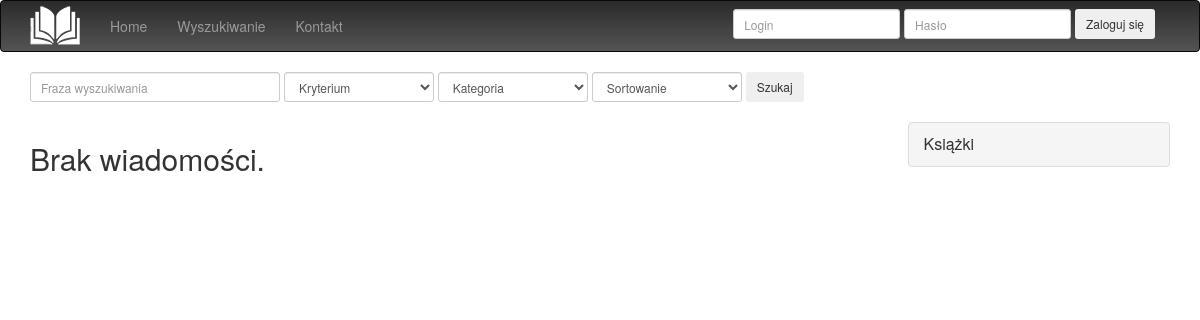
Before: / with the older database file.
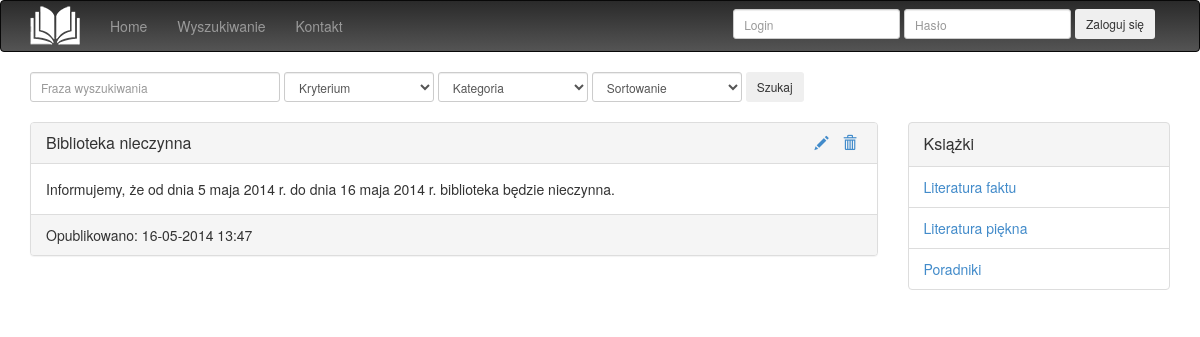
After: the same page with the newer database file.
### bibliotheca/models.py (models this page shows)
class News(models.Model):
    title = models.CharField(max_length=255)
    creation_date = models.DateTimeField('Data utworzenia')
    modification_date = models.DateTimeField('Data modyfikacji', null=True, blank=True)
    text_body = models.TextField()

class Categories(models.Model):
    name = models.CharField(max_length=255)
    top_category_id = models.IntegerField(null=True, blank=True)
    is_main_category = models.BooleanField(default=True)

### bibliotheca/views.py (the view)
# urls.py: url(r'^$', views.NewsView.as_view(), name='index'),
class NewsView(View):
    template = 'news.html'
    def get(self, request, *args, **kwargs):
        latest_news = News.objects.order_by('-creation_date')
        context = {
            'latest_news' : latest_news
        }
        return render(request,self.template, context)

### bibliotheca/templatetags/categories.py (called while the page is built)
@register.inclusion_tag('categories.html')
def get_main_categories():
    cats = Categories.objects.filter(is_main_category = True)
    return {'cats' : cats}

### templates/news.html
{% extends "base.html" %}
{% block content %}
    {%  if latest_news %}
        {%  for news in latest_news %}
    <div class="panel panel-default">
		<div class="panel-heading">
			<h1 class="panel-title" style="display: inline;">{{ news.title }}</h1>
			<ul class="list-inline pull-right">
				<li><a href="#"><span class="glyphicon glyphicon-pencil"></span></a></li>
				<li><a href="#"><span class="glyphicon glyphicon-trash"></span></a></li>
			</ul>
		</div>
		<div class="panel-body">
			{{ news.text_body }}
		</div>
		<div class="panel-footer">
			Opublikowano: {{ news.creation_date|date:"d-m-Y H:i" }} {% if news.modification_date %}, ostatnia modyfikacja: {{ news.modification_date|date:"d-m-Y H:i" }} {% endif %}
		</div>
	</div>
        {% endfor %}
    {% else %}
        <h2>Brak wiadomości.</h2>
    {% endif %}
{% endblock %}

### templates/base.html (shortened to what this page needs)
{% load staticfiles categories %}
<!DOCTYPE html>
<html lang="pl">
<head>
    <link href="{% static 'bootstrap/css/bootstrap.min.css' %}"
          rel="stylesheet" media="screen">
	<link href="{% static 'css/style.css' %}" rel="stylesheet">
</head>
<body>
	<nav class="navbar navbar-default navbar-inverse" role="navigation">
		<div class="container">
			<div class="navbar-header">
				<a class="navbar-brand" title="Wirtualna Biblioteka" href="#">
					<img class="logo" src="{% static 'images/logo.png' %}">
				</a>
			</div>
			<div class="navbar-collapse collapse">
				<ul class="nav navbar-nav">
					<li><a href="/">Home</a></li>
					<li><a href="#">Wyszukiwanie</a></li>
					<li><a href="/contact">Kontakt</a></li>
				</ul>
				<form class="navbar-form navbar-right" role="form">
					<div class="form-group">
						<input class="form-control input-sm" type="text" placeholder="Login">
					</div>
					<div class="form-group">
						<input class="form-control input-sm" type="password" placeholder="Hasło">
					</div>
					<button class="form-group btn btn-sm" type="submit">Zaloguj się</button>
				</form>
			</div>
            </div>
		</nav>
<div class="container searchbar">
			<div class="row">
				<div class="col-md-9">
					<form class="form-horizontal">
						<div class="controls form-inline">
							<input type="text" class="form-control input-sm" style="width: 250px" placeholder="Fraza wyszukiwania">
							<select class="form-control input-sm form-inline" style="width: 150px">
								<option>Kryterium</option>
							</select>
							<select class="form-control input-sm form-inline" style="width: 150px">
								<option>Kategoria</option>
							</select>
							<select class="form-control input-sm form-inline" style="width: 150px">
								<option>Sortowanie</option>
							</select>
							<button class="btn btn-sm" type="submit">Szukaj</button>
						</div>
					</form>
				</div>
			</div>
		</div>
  <div class="container">
			<div class="row">
				<div class="col-md-9">
    {% block content %}
    {% endblock %}
                </div>
	    <div class="col-md-3">
        {% get_main_categories %}
                </div>
            </div>
  </div>
		</body>
		</html>

### templates/categories.html (shortened to what this page needs)
<ul class="list-group panel-default">
						<li class="panel-heading list-group-item"><p class="panel-title">Książki</p></li>
                 {% for cat in cats %}
						<li class="list-group-item"><a href="#"> {{ cat.name }}</a></li>
                 {% endfor %}
					</ul>

### bibliotheca/static/css/style.css (style rules this page uses)
.navbar-brand { margin-top: -10px; }
.searchbar { margin-bottom: 20px; }
nav { background-image: -moz-linear-gradient(top, #2a2a2a, #545454); background-image: -ms-linear-gradient(top, #2a2a2a, #545454); background-image: -webkit-gradient(linear, 0 0, 0 100%, from(#2a2a2a), to(#545454)); background-image: -webkit-linear-gradient(top, #2a2a2a, #545454); background-image: -o-linear-gradient(top, #2a2a2a, #545454); background-image: linear-gradient(top, #2a2a2a, #545454); }

Changed rows visible on the page:
added News: title "Biblioteka nieczynna", text_body "Informujemy, że od dnia 5 maja 2014 r. do dnia 16 maja 2014 r. biblioteka będzie nieczynna.", creation_date "16-05-2014 13:47"
added Categories: name "Literatura faktu"
added Categories: name "Literatura piękna"
added Categories: name "Poradniki"
Other visible differences:
text no longer shown: "Brak wiadomości."
